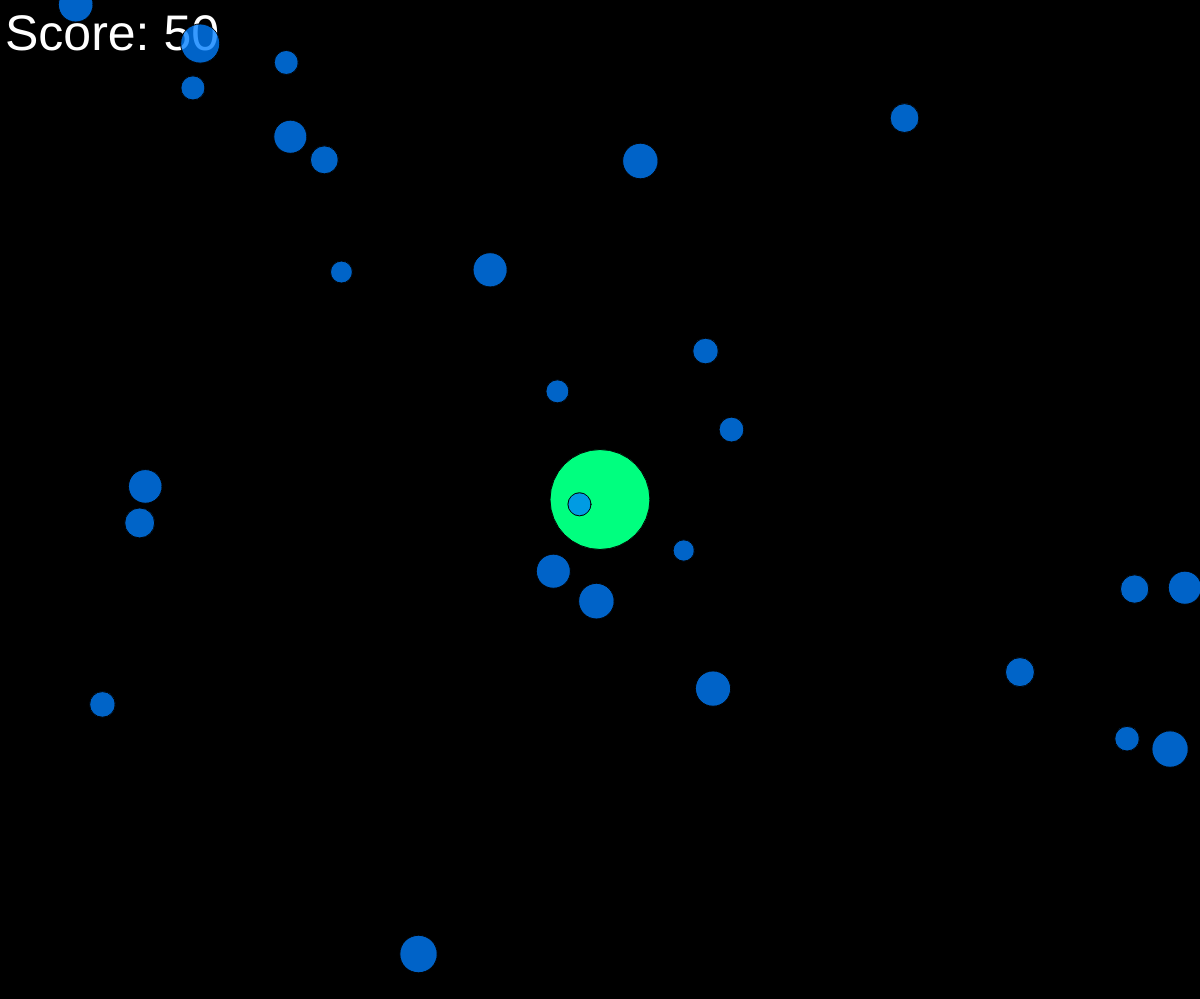
Frame 1 (no input)
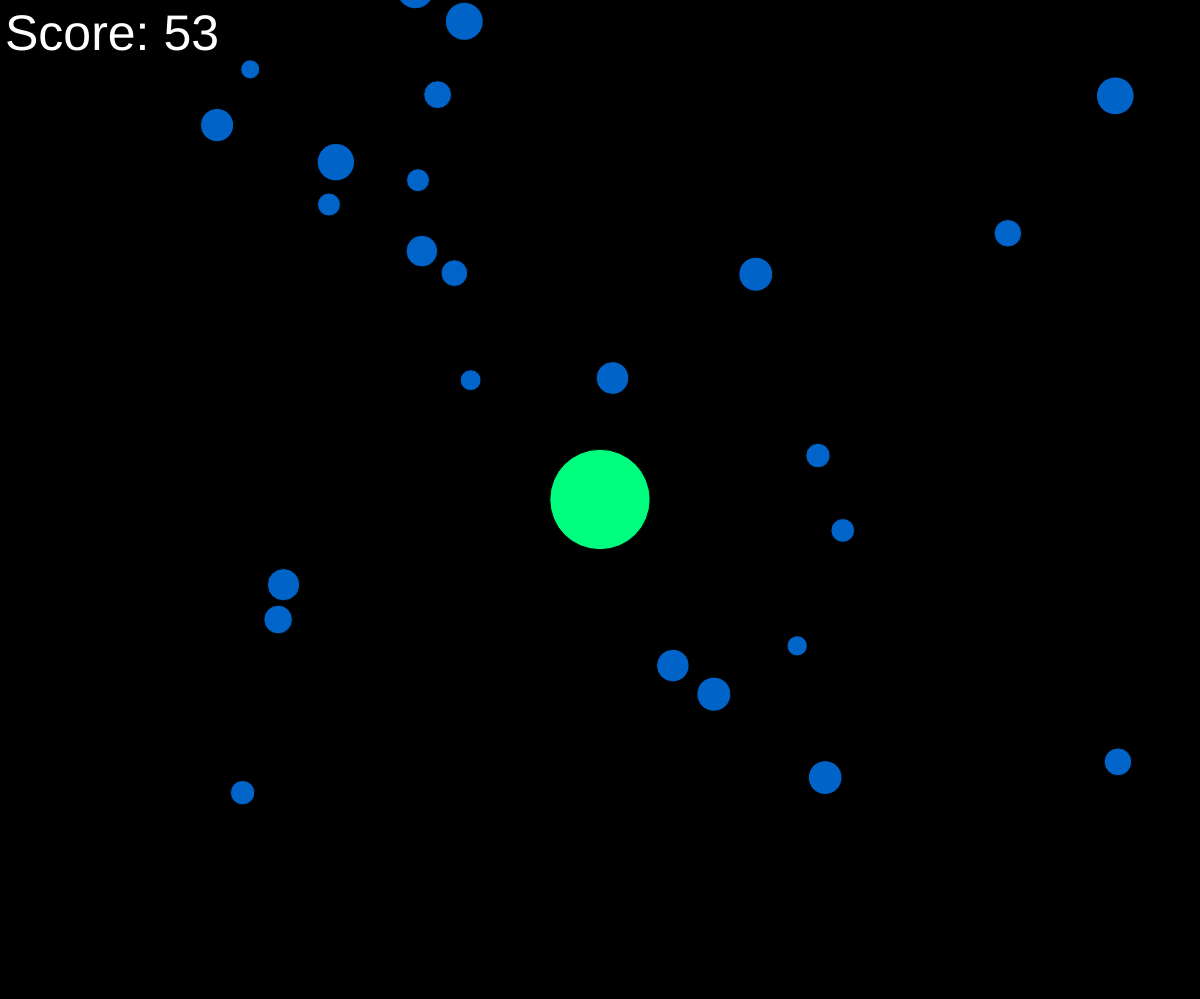
Frame 60 (no input)
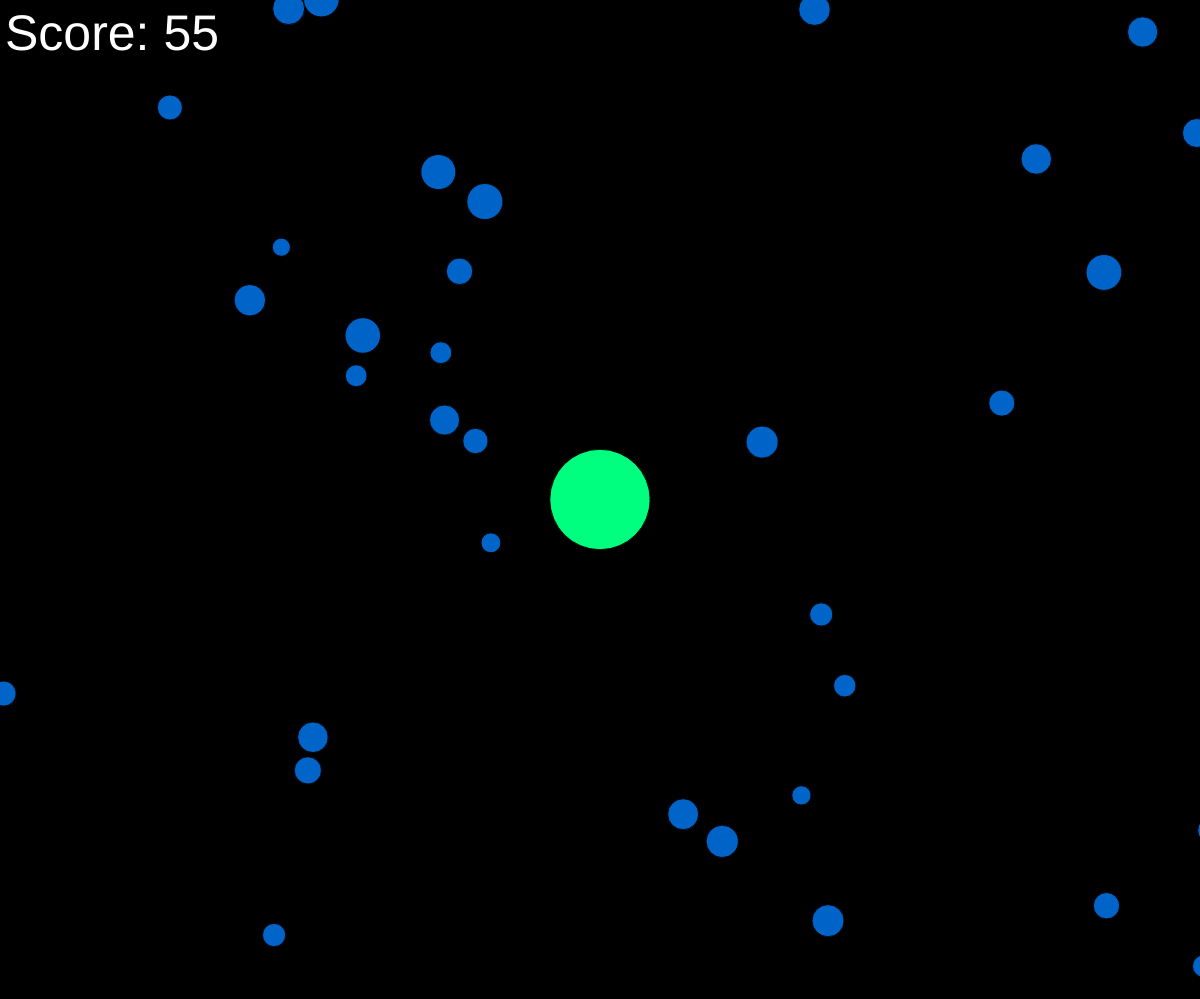
Frame 120 (the mouse pressed at the canvas centre since frame 60)

The p5.js sketch that drew these frames (run headless with seeded random() and noise() and a simulated clock; from frame 60 on, the mouse is pressed at the canvas centre):

// p5.js sketch
// ── sketch.js
// CONFIG
let playerStartingMass = 50;
let playerColor = {
  r: 0,
  g: 255,
  b: 127,
  a: 255,
};
let foodMassMultiplier = 2;
let foodDensity = 500;
let foodColor = {
  r: 0,
  g: 127,
  b: 255,
  a: 200,
};
let mapSize = 2;
let scoreSize = 50;
let scoreColor = {
  r: 255,
  g: 255,
  b: 255,
  a: 255,
};
let sceneZoomIntensity = 0.07;
let playerSteeringIntensity = 0.15;
let backgroundColor = {
  r: 0,
  g: 0,
  b: 0,
};

function Blob(x, y, r, isFood) {
  this.pos = createVector(x, y);
  this.r = r;
  this.vel = createVector(0, 0);

  this.update = function () {
    var newvel = createVector(mouseX - width / 2, mouseY - height / 2);
    newvel.setMag(3);
    this.vel.lerp(newvel, playerSteeringIntensity);
    this.pos.add(this.vel);
  };

  this.eat = function (other) {
    var d = p5.Vector.dist(this.pos, other.pos);
    if (d < this.r + other.r) {
      var sum = PI * this.r * this.r + PI * other.r * other.r;
      this.r = sqrt(sum / PI);
      //this.r += other.r / 8;
      return true;
    } else {
      return false;
    }
  };

  this.show = function () {
    if (isFood) {
      fill(foodColor.r, foodColor.g, foodColor.b, foodColor.a);
    } else {
      fill(playerColor.r, playerColor.g, playerColor.b, playerColor.a);
    }
    circle(this.pos.x, this.pos.y, this.r * 2);
  };
}

var blob;
var food = [];
var zoom = 1;

function setup() {
  createCanvas(window.innerWidth, window.innerHeight - 1);

  blob = new Blob(0, 0, playerStartingMass, false);
  for (var i = 0; i < foodDensity; i++) {
    var x = random(-width * mapSize, width * mapSize);
    var y = random(-height * mapSize, height * mapSize);
    let r = random(5, 10) * foodMassMultiplier;
    food[i] = new Blob(x, y, r, true);
  }
}

function draw() {
  background(backgroundColor.r, backgroundColor.g, backgroundColor.b);
  fill(scoreColor.r, scoreColor.g, scoreColor.b, scoreColor.a);
  textSize(scoreSize);
  text("Score: " + round(blob.r), textSize() / 10, textSize());
  translate(width / 2, height / 2);
  var newscale = playerStartingMass / blob.r;
  zoom = lerp(zoom, newscale, sceneZoomIntensity);
  scale(zoom);
  translate(-blob.pos.x, -blob.pos.y);

  blob.show();
  blob.update();
  for (var i = food.length - 1; i >= 0; i--) {
    food[i].show();
    if (blob.eat(food[i])) {
      food.splice(i, 1);
    }
  }
}
